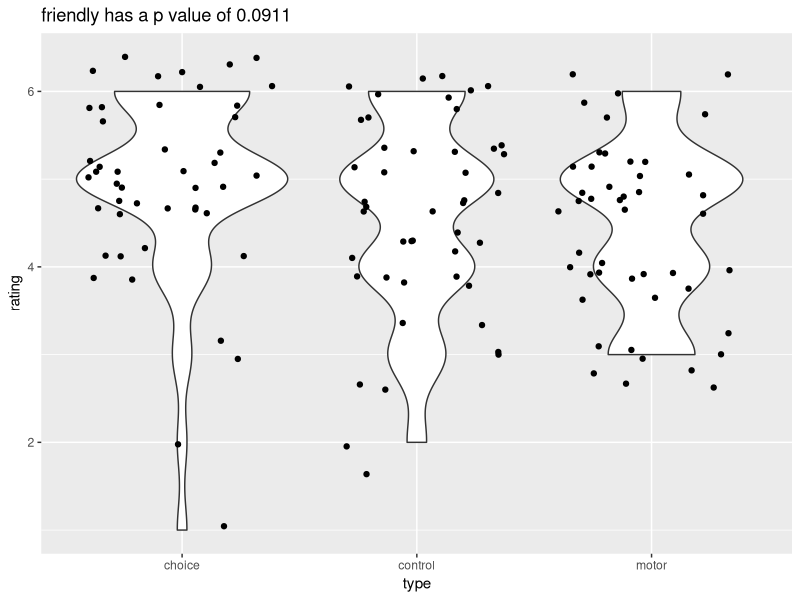
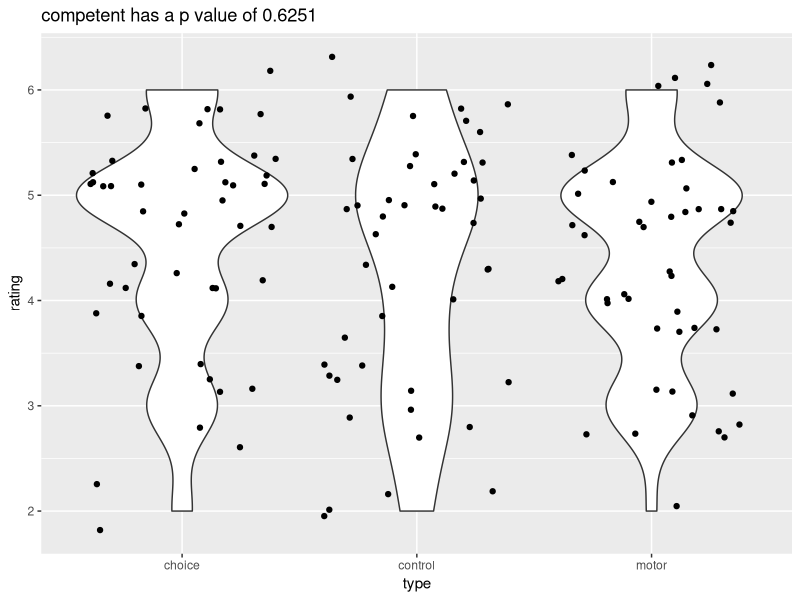
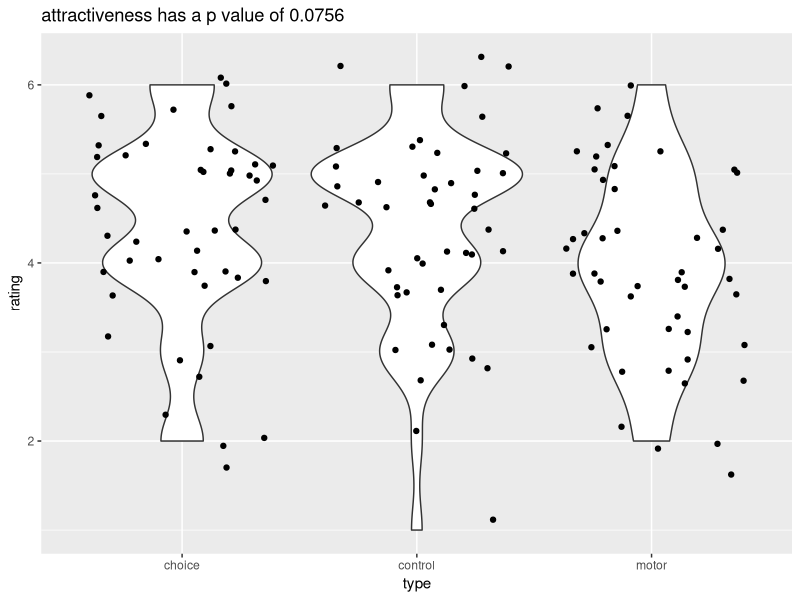
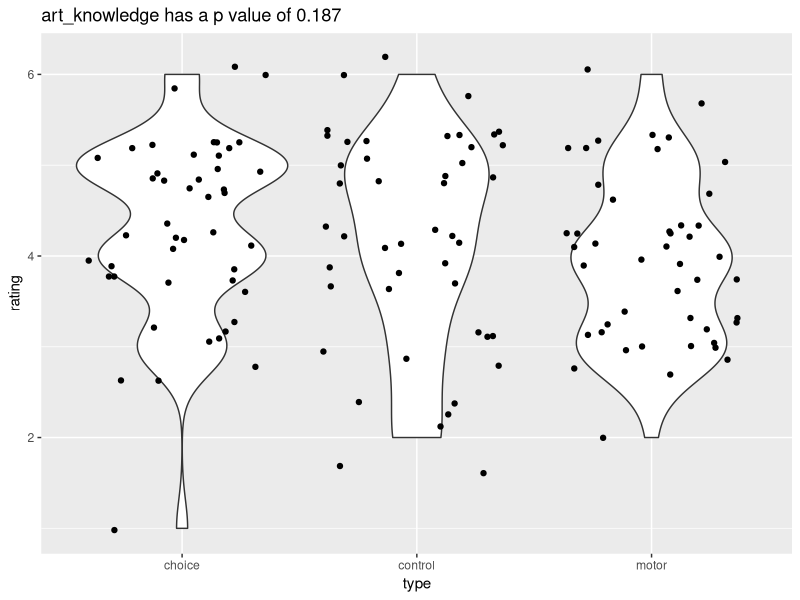
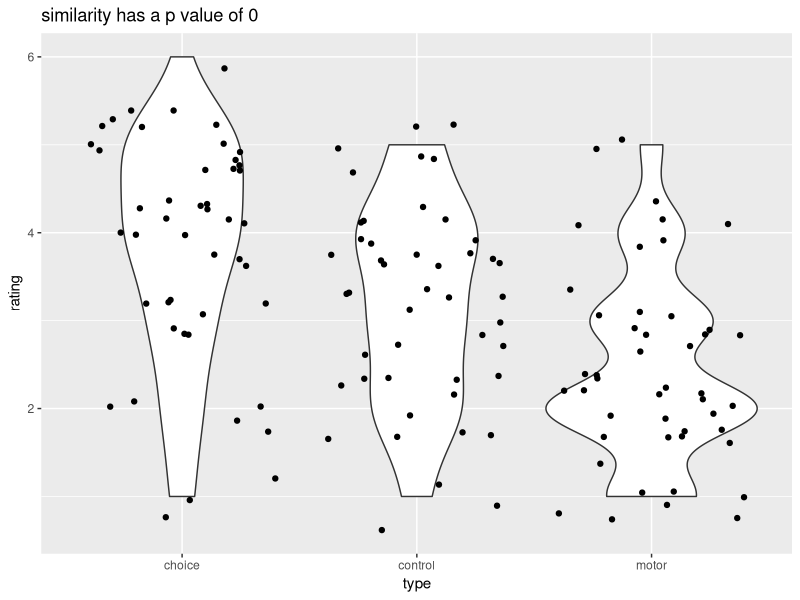
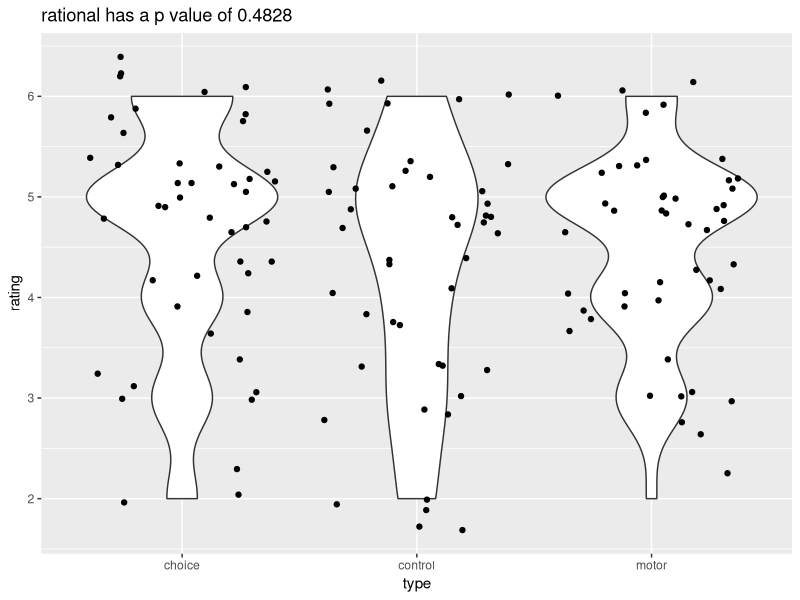
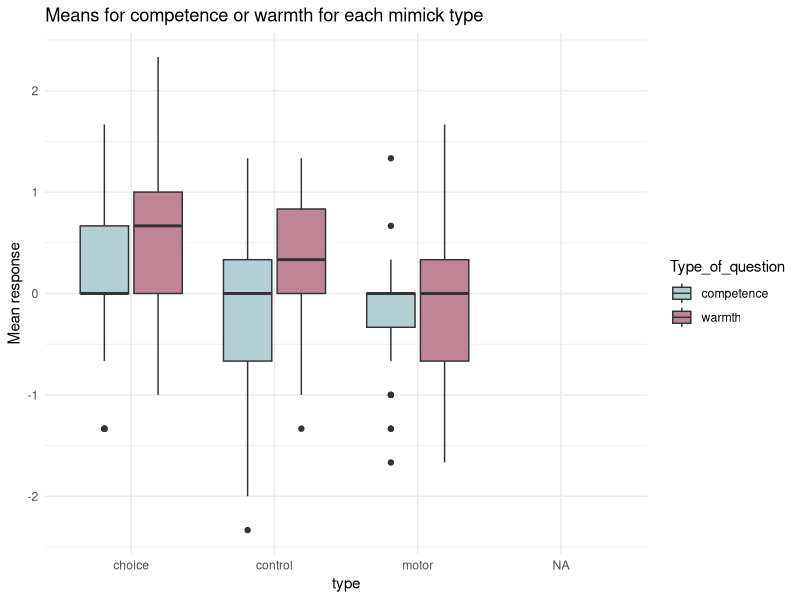
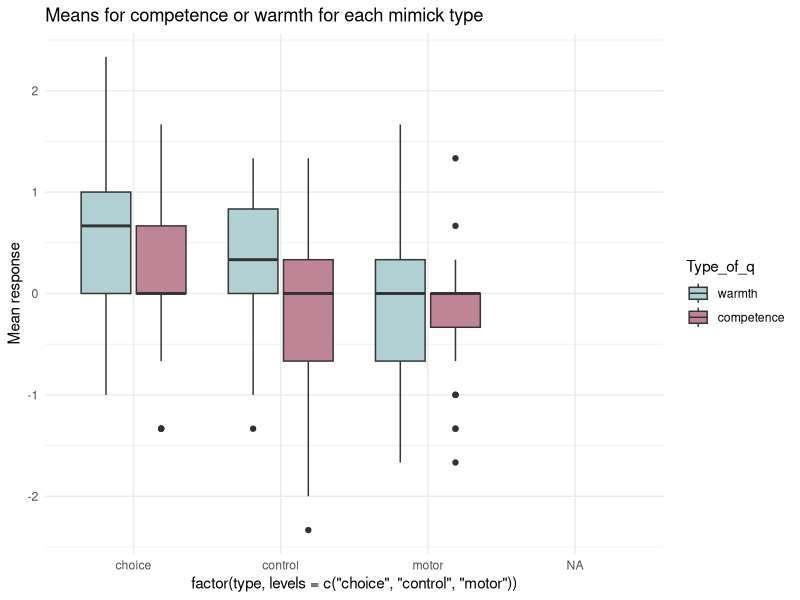

Recreate these plots in R, in order. (Note: this script raises an error after producing the figures.)

library(tidyverse)
library(psy)
library(lme4)
colors_a = c('#B0D0D3', '#C08497','#F7AF9D')

groups = read_csv('groups.csv', col_names = TRUE) %>%dplyr::select(-1,-2)
groups_long = groups %>%
  dplyr::select(id, first, second, third) %>%
  pivot_longer(2:4, names_to = 'response', values_to = 'type')

groups_order = groups %>%
  dplyr::select(id, conf1, conf2, conf3) %>%
  pivot_longer(2:4, names_to = 'block', values_to = 'confed_name') %>%
  mutate(block = ifelse(block == 'conf1', 'first', 
                        ifelse(block == 'conf2', 'second',
                               ifelse(block == 'conf3', 'third', 0))))

# ADD art interest
dat_art_indiff <- read_csv('dat_art.csv') %>%
  filter(Response < 10) %>%
  mutate(id = Participant_Public_ID) 

art_interest_full <- dat_art_indiff %>%
  group_by(id) %>%
  summarise(full_score = mean(Response))




groups_mim = groups_long %>%
  rename('block' = 'response') %>%
  full_join(groups_order)



# Rating data ------------------------------
dat_rating2 <- read_csv('ratings_data.csv', col_names = TRUE) %>%
  dplyr::select(Participant_Public_ID, Question_Key, Response) 

colnames(dat_rating2) <- c('id','question','response')

dat_rating3 <- dat_rating2 %>%
  filter(response < 10) %>%
  filter(str_detect(question, "quantised")) 

# group the data by type of question 
warmth_k = c('friendly', 'similarity', 'attractiveness')
comp_k = c('competent', 'art_knowledge', 'rational')
w_k <- paste(warmth_k, collapse="|") # "ll|lo|hl"
ratings_data <- dat_rating3 %>%
  mutate(rating = response) %>%
  mutate(Type_of_question = ifelse(str_detect(question, w_k),'warmth','competence'),
         response = ifelse(str_detect(question, '1'), 'first',
                           ifelse(str_detect(question, '2'), 'second',
                                  ifelse(str_detect(question, '3'),'third', 'baseline'))))

ratings_by_group = ratings_data %>%
  full_join(groups_long) %>%
  mutate(type = ifelse(response == 'baseline', 'baseline', type)) %>%
  na.omit() %>%
  mutate(confed_name = ifelse(str_detect(question, 'Lucile'), 'L', 
                              ifelse(str_detect(question, 'Maria'), 'M',
                                     ifelse(str_detect(question, 'Amie'), 'A', 99)))) %>%
  rename('block' = 'response')



# Ratings across mimicking for each question --------------------

vars2 = c('friendly', 'competent', 'attractiveness', 
         'art_knowledge', 'similarity', 'rational')

for (i in 1:6) {
ratings_by_group_fr <- ratings_by_group %>%
  filter(grepl(vars2[i], question)) %>%
  filter(block != 'baseline') %>%
  distinct()

mod_Fr <- aov(data = ratings_by_group_fr, rating~type)
summary(mod_Fr)

TukeyHSD(mod_Fr)

gg = ggplot(ratings_by_group_fr, aes(type, rating))+
  geom_violin() +
  geom_jitter() +
  ggtitle(paste0(vars2[i], ' has a p value of ',
                 round(summary(mod_Fr)[[1]][['Pr(>F)']][1],4)))   
  print(paste0(vars2[i], ' has a p value of ',
               round(summary(mod_Fr)[[1]][['Pr(>F)']][1],4)))
print(gg)
}

# Ratings questions chronbach alpha -------------------
chr_d <- ratings_by_group %>%
  dplyr::select(id, question, rating) %>%
  na.omit() %>%
  mutate(confed_name = ifelse(str_detect(question, 'Lucile'), 'L', 
                              ifelse(str_detect(question, 'Maria'), 'M',
                                     ifelse(str_detect(question, 'Amie'), 'A', 99)))) %>%
  filter(confed_name == 99) %>%
  distinct() %>%
  pivot_wider(names_from = question, values_from = rating) %>%
  dplyr::select(-1,-2) %>%
  dplyr::select(contains(c('friendly', 'similar', 'attractiveness')))
(0.8 + 0.744 + 0.81)/3
# Average of cronbachs alphas 0.79

cronbach(chr_d)


# warmth chronbach
chr_d <- ratings_by_group %>%
  dplyr::select(id, question, rating) %>% na.omit() %>%
  mutate(confed_name = ifelse(str_detect(question, 'Lucile'), 'L', 
                              ifelse(str_detect(question, 'Maria'), 'M',
                                     ifelse(str_detect(question, 'Amie'), 'A', 99)))) %>%
  filter(confed_name == 99) %>% distinct() %>%
  pivot_wider(names_from = question, values_from = rating) %>%
  dplyr::select(-1,-2) %>%
  dplyr::select(contains(c('friendly', 'similar', 'attractiveness')))
cronbach(chr_d)

# competence chronbach
chr_d <- ratings_by_group %>%
  dplyr::select(id, question, rating) %>% na.omit() %>%
  mutate(confed_name = ifelse(str_detect(question, 'Lucile'), 'L', 
                              ifelse(str_detect(question, 'Maria'), 'M',
                                     ifelse(str_detect(question, 'Amie'), 'A', 99)))) %>%
  filter(confed_name == 99) %>% distinct() %>%
  pivot_wider(names_from = question, values_from = rating) %>%
  dplyr::select(-1,-2) %>%
  dplyr::select(contains(c('art', 'compet', 'rational')))
cronbach(chr_d)


# Liking tripple questions and rating scale ------------------------
rating_questions_scores <-  read_csv('rating_questions_scores.csv')%>%
  group_by(id, type) %>%
  summarise(mean_rating = mean(mean_r)) 

liking_triple <- read_csv('liking_triple_questions.csv') 

composite_rating_questions_scores <- rating_questions_scores %>%
  group_by(id, type) %>%
  summarise(mean_rating = mean(mean_rating))

liking_tripple_and_rating <- liking_triple %>%
  ungroup() %>%
  group_by(id, type) %>%
  summarise(mean_liking_tripple = mean(perc)) %>%
  full_join(composite_rating_questions_scores, by = c("id", 'type')) %>%
  na.omit()




# Add baseline --------------------------

ratings_baseline = ratings_data %>%
  full_join(groups_long) %>%
  mutate(type = ifelse(response == 'baseline', 'baseline', type)) %>%
  na.omit() %>%
  mutate(confed_name = ifelse(str_detect(question, 'Lucile'), 'L', 
                              ifelse(str_detect(question, 'Maria'), 'M',
                                     ifelse(str_detect(question, 'Amie'), 'A', 99)))) %>%
  filter(confed_name != '99') %>%
  full_join(groups_order) %>%
  na.omit() %>%
  dplyr::select(-response) 


ratings_all = full_join(ratings_baseline, ratings_by_group) %>% filter(block != 'baseline')

ratings_avg = ratings_all %>%
  group_by(id, block, confed_name, Type_of_question) %>%
  summarise(mean_r = mean(rating))
  

baseline_mean = ratings_avg %>%
  filter(confed_name != 99) %>%
  rename('mean_r_base' = 'mean_r')


groups_mim = groups_long %>%
  rename('block' = 'response') %>%
  full_join(groups_order) %>%
  dplyr::select(id, confed_name, type)


# Ratings controlled for baseline (by subtracting the baseline) -------------------
exp_means = ratings_avg %>% filter(confed_name == 99) %>%  ungroup() %>%
  dplyr::select(-confed_name) %>%
  full_join(baseline_mean) %>%
  mutate(change_in_rating = mean_r - mean_r_base) %>%
  full_join(groups_mim)

ggplot(exp_means, aes(x = type, y = change_in_rating, fill = Type_of_question))+
  geom_boxplot() +
  scale_fill_manual(values = colors_a[1:2]) +
  labs(y = 'Mean response', title = 'Means for competence or warmth for each mimick type') +
  theme_minimal()

ggplot(exp_means, aes(fill = factor(Type_of_question, levels = c('warmth', 'competence')), x = factor(type, levels = c('choice', 'control', 'motor')), y = change_in_rating)) +
  geom_boxplot() +
  scale_fill_manual(values = c(colors_a[1], colors_a[2])) +
  labs(y = 'Mean response', title = 'Means for competence or warmth for each mimick type', fill = 'Type_of_q') +
  theme_minimal() 
  

exp_means <- exp_means %>%
  mutate(type = as.factor(type))

exp_means <- within(exp_means, type <- relevel(type, ref = 'motor'))

mod2 <- lm(data = exp_means, change_in_rating ~ type * Type_of_question)
summary(mod2)

write.csv(exp_means, 'rating_questions_scores.csv')
# diagnostics are fine --- plot(mod2)
# change from baseline differs between control and choice 
# (higher score in choice - ratings increased from baseline in choice more than in control)


mod2 <- aov(data = exp_means, change_in_rating ~ type * Type_of_question)
summary(mod2)

TukeyHSD(mod2)


# Pointplot of means only
ratings2 = ratings_by_group %>%
  group_by(id,Type_of_question, type) %>% 
  mutate(mean_r = mean(rating)) 

ggplot(ratings2, aes(x = type, y = mean_r, color = Type_of_question)) +
    geom_boxplot() +
      geom_jitter() + 
    geom_point(aes(x = type,y = mean_r)) +
    labs(title = 'Means for competence or warmth for each mimick type',y = 'Mean response') +
    theme_minimal()

# Boxplot
data_by_id = ratings_by_group %>%
  group_by(id, Type_of_question, type) %>%
  mutate(mean_r = mean(rating)) %>%
ggplot(aes(x = type, y = mean(rating), fill = Type_of_question))+
  geom_boxplot() +
  scale_fill_manual(values = colors_a[1:2]) +
  labs(y = 'Mean response', title = 'Means for competence or warmth for each mimick type') +
  theme_minimal()

# Analysis ratings --------------------------------

avg_ratings = ratings_by_group %>%
  group_by(id, Type_of_question, type) %>% 
  summarise(mean_r = mean(rating))

r_model <- lm(mean_r ~ Type_of_question * type, data = avg_ratings)
summary(r_model)


# Only significant difference between warmth and competence ratings in the motor mimickry 
# Higher ratings for competence than warmth (in the case of motor mimicry)
avg_ratings_motor <- avg_ratings %>%
  filter(type == 'motor')

r_model2 <- lm(mean_r ~ Type_of_question, data = avg_ratings_motor)
summary(r_model2)


# Histograms to check motor 
avg_ratings_motor2 = avg_ratings_motor %>% filter(type == 'motor') %>% filter(Type_of_question == 'warmth')
